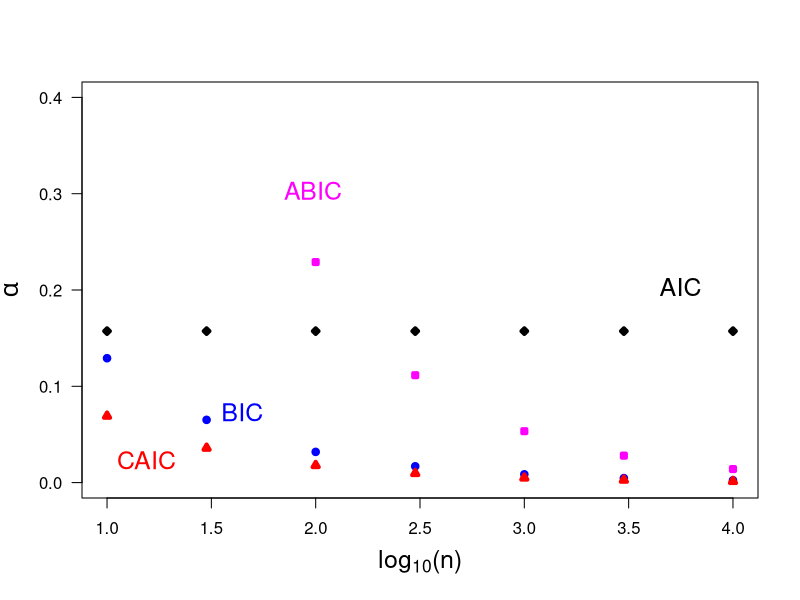

This chart was generated by the following R code:
print('file: SolutionAlphaBIC.R')
# EXERCISE & SOLUTION: alpha for AIC etc., Dziak et al. (2018, Table 2, p.12) 
AnAIC = 2
alphaAIC = 1-pchisq(AnAIC,1)
# n = c(10,50,100,500,1e3,5000,1e4,5e4,1e5)
n = c(10,30,100,300,1e3,3000,1e4)
L = length(n)
alphaAICa = rep(alphaAIC,L)
alphaBIC = 1-pchisq(log(n),1)
alphaABIC = 1-pchisq(log((n+2)/24),1) 
# please note: for n = 10 is log((n+2)/24) < 0 -> pchisq = 0
alphaCAIC = 1-pchisq((log(n)+1),1)
# ------------
# png('Dziak18alphaEXERCISE181121.png',width=16,height=12,units='cm',res=300)
plot(log10(n),alphaBIC,type='p',lwd=4,col='blue',
     xlab=expression(paste(log[10],'(n)')),
     ylab=expression(alpha),las=1,cex=0.6,ylim=c(0,0.4),cex.lab=1.5)
points(log10(n),alphaAICa,col='black',pch=23,cex=0.6,lwd=4)
points(log10(n),alphaCAIC,col='red',pch=24,cex=0.6,lwd=4)
points(log10(n),alphaABIC,col='magenta',pch=22,cex=0.6,lwd=4)
text(1,0.02,'CAIC',col='red',pos=4,cex=1.5)
text(1.5,0.07,'BIC',col='blue',pos=4,cex=1.5)
text(3.6,0.2,'AIC',col='black',pos=4,cex=1.5)
text(1.8,0.3,'ABIC',col='magenta',pos=4,cex=1.5)
# dev.off()